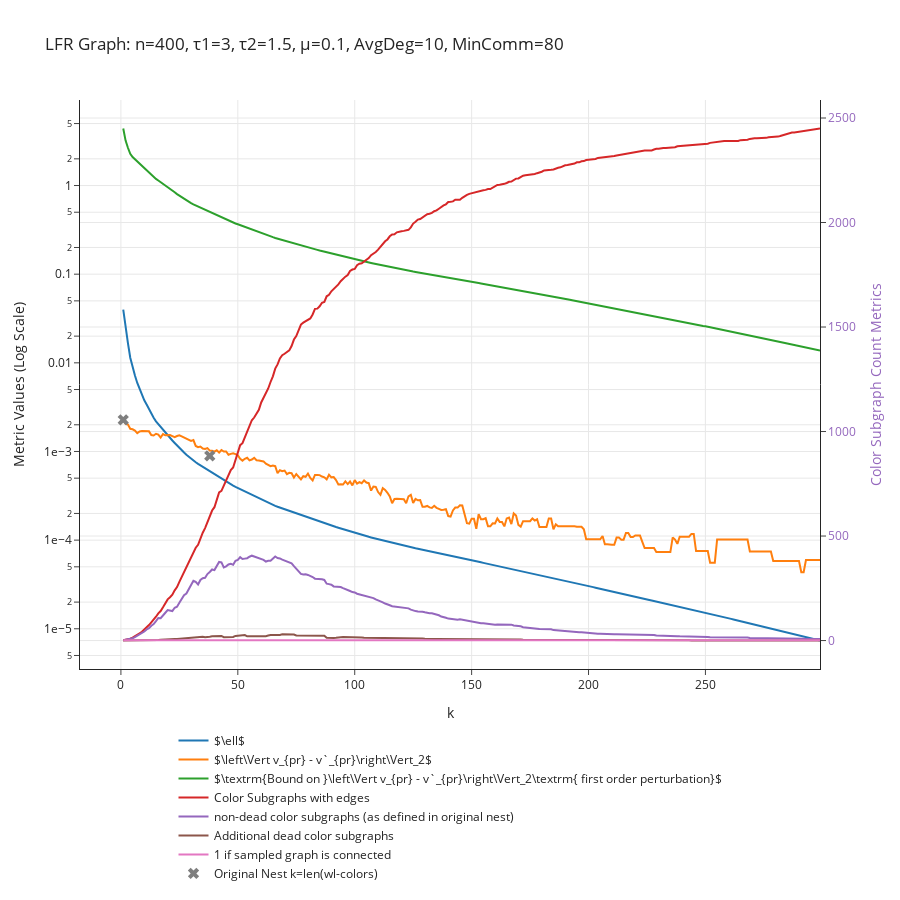

Notebook source saved alongside this figure:
### Markdown cell above
# LFR graphs exponential degree sequence

### Code cell
# Get a Graph
n = 400
tau1 = 3
tau2 = 1.5
mu = 0.1
G = nx.LFR_benchmark_graph(
    n, tau1, tau2, mu, average_degree=10, min_community=80, seed=10
)
G.remove_edges_from(nx.selfloop_edges(G))

data_dict = get_convergence_data_of_nest(G, min_cluster_size = 1, max_k=300)
plot_convergence_data(data_dict, f"LFR Graph: n={n}, τ1={tau1}, τ2={tau2}, μ={mu}, AvgDeg=10, MinComm=80")

### Figure 1 — Plotly figure (JSON) as saved in the notebook; plotly's stock layout.template omitted (floating-point values rounded to 4 significant figures; data arrays with more than 128 entries replaced by an {"elided": "..."} marker saying what was removed)
{"data": [{"mode": "lines", "name": "$\\ell$", "type": "scatter", "x": {"elided": "299 int values"}, "y": {"elided": "299 float values"}}, {"mode": "lines", "name": "$\\left\\Vert v_{pr} - v`_{pr}\\right\\Vert_2$", "type": "scatter", "x": {"elided": "299 int values"}, "y": {"elided": "299 float values"}}, {"mode": "lines", "name": "$\\textrm{Bound on }\\left\\Vert v_{pr} - v`_{pr}\\right\\Vert_2\\textrm{ first order perturbation}$", "type": "scatter", "x": {"elided": "299 int values"}, "y": {"elided": "299 float values"}}, {"mode": "lines", "name": "Color Subgraphs with edges", "type": "scatter", "x": {"elided": "299 int values"}, "y": {"elided": "299 int values"}, "yaxis": "y2"}, {"mode": "lines", "name": "non-dead color subgraphs (as defined in original nest)", "type": "scatter", "x": {"elided": "299 int values"}, "y": {"elided": "299 int values"}, "yaxis": "y2"}, {"mode": "lines", "name": "Additional dead color subgraphs", "type": "scatter", "x": {"elided": "299 int values"}, "y": {"elided": "299 int values"}, "yaxis": "y2"}, {"mode": "lines", "name": "1 if sampled graph is connected", "type": "scatter", "x": {"elided": "299 int values"}, "y": {"elided": "299 int values"}, "yaxis": "y2"}, {"marker": {"size": 10, "symbol": "x"}, "mode": "markers", "name": "Original Nest k=len(wl-colors)", "type": "scatter", "x": [1, 38], "y": [0.002276, 0.0008936]}], "layout": {"height": 900, "hovermode": "closest", "legend": {"orientation": "h", "x": 0.5, "xanchor": "center", "y": -0.1, "yanchor": "top"}, "title": {"text": "LFR Graph: n=400, τ1=3, τ2=1.5, μ=0.1, AvgDeg=10, MinComm=80"}, "xaxis": {"title": {"text": "k"}}, "yaxis": {"exponentformat": "e", "title": {"text": "Metric Values (Log Scale)"}, "type": "log"}, "yaxis2": {"overlaying": "y", "side": "right", "tickfont": {"color": "rgba(148, 103, 189, 1)"}, "title": {"font": {"color": "rgba(148, 103, 189, 1)"}, "text": "Color Subgraph Count Metrics"}, "type": "linear"}}}
